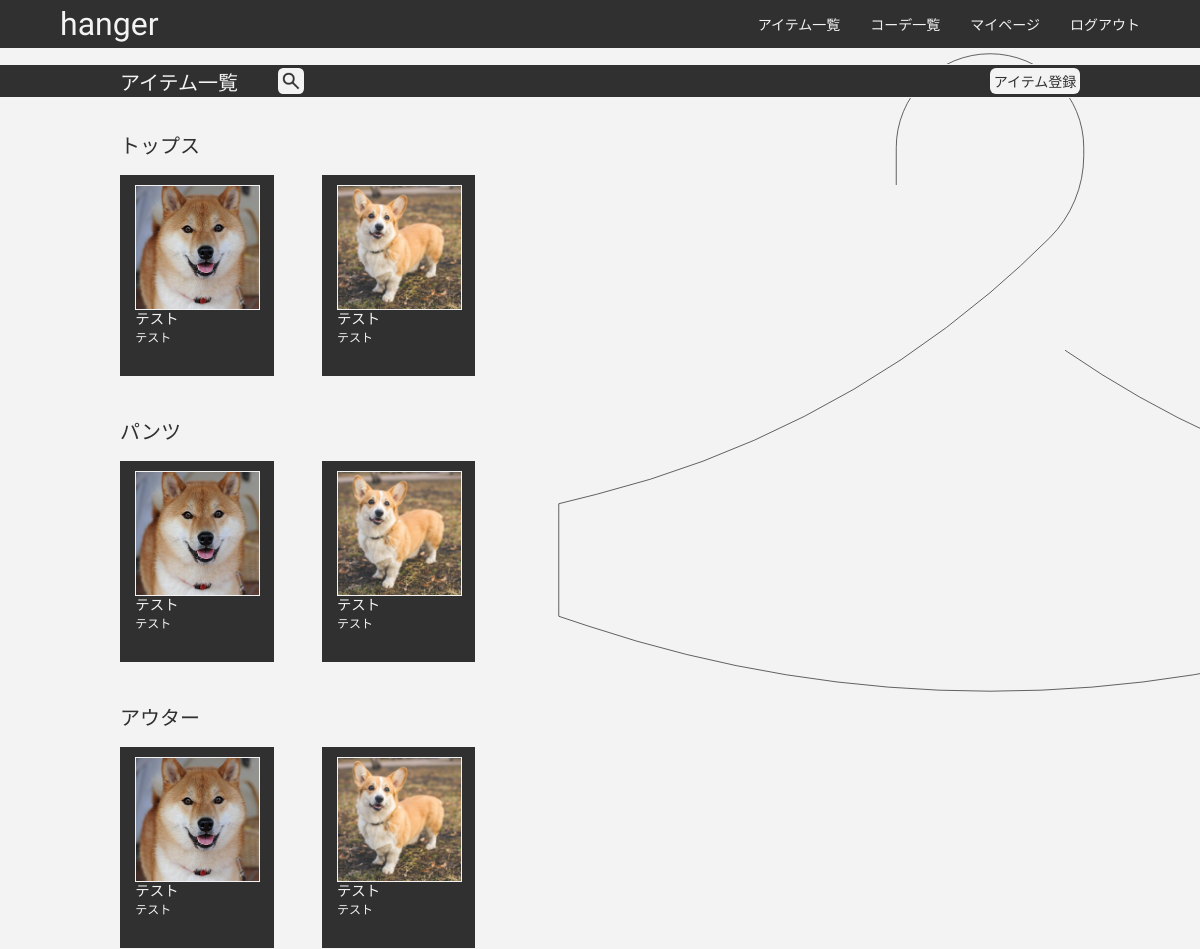
The app's page /item/ (signed in, upper part), older data.
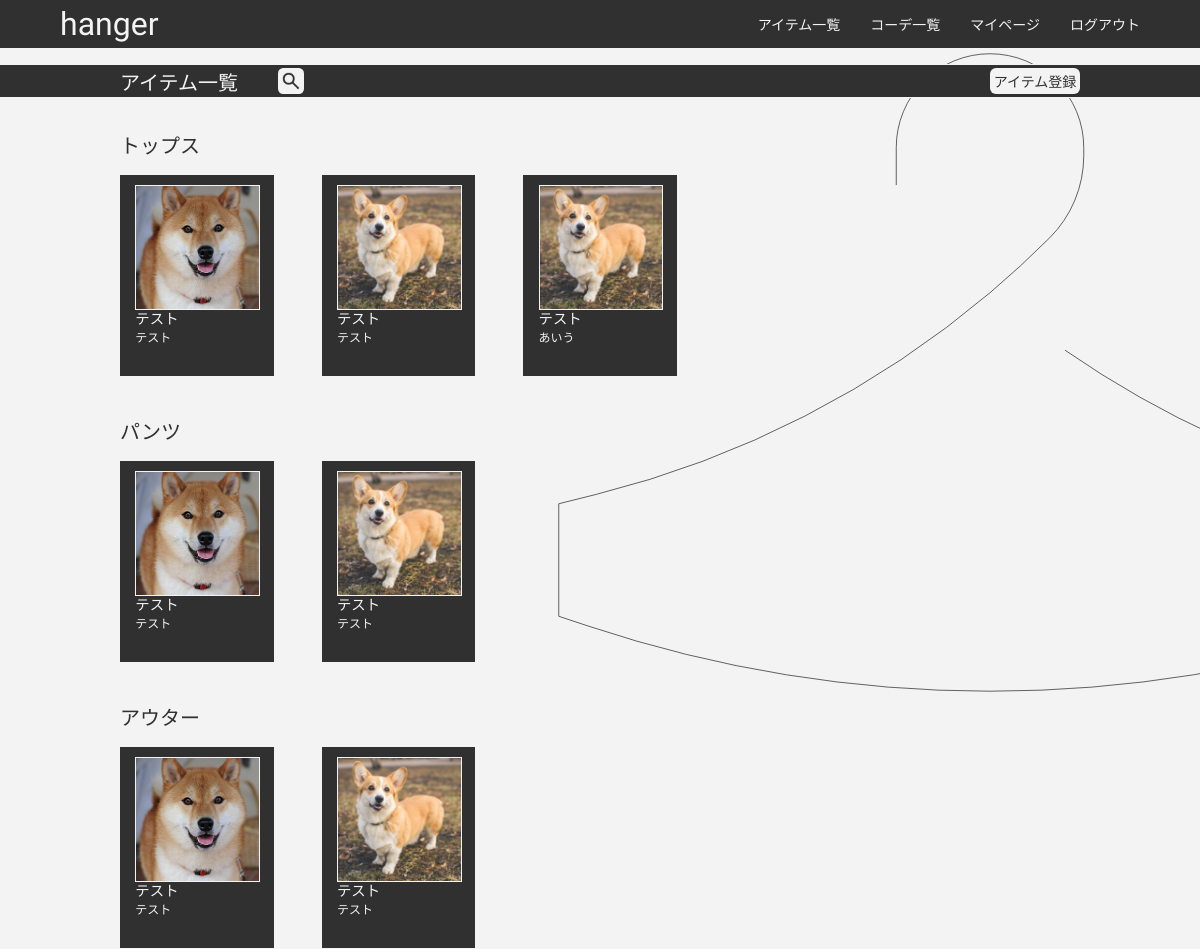
The same page, newer data.
### hanger/models.py (models this page shows, shortened)
class Item(models.Model):   #アイテム
    name = models.CharField(max_length=100)
    brand = models.CharField(max_length=100, null=True)
    thumbnail = models.ImageField(null=True, blank=True)
    category = models.CharField(
        max_length=100,
        choices = CATEGORY
    )
    user = models.ForeignKey('auth.user', on_delete=models.CASCADE)

### hanger/views.py (the view)
# urls.py: path('item/', views.ListItemView.as_view(), name='list-item'),
class ListItemView(LoginRequiredMixin, ListView):          #アイテム一覧
    template_name = 'hanger/item_list.html'
    model = Item
    def get_queryset(self):
            query = self.request.GET.get('query')
            if query:
                item_list = Item.objects.filter( Q(user=self.request.user),Q(name__icontains=query)|Q(brand__icontains=query))
            else:
                item_list = Item.objects.filter(user=self.request.user)
            return item_list

### hanger/templates/hanger/item_list.html (shortened to what the changed rows need)
{% extends 'header_and_back.html' %}
{% load static %}
{% block page-title %}
{% if request.GET.query %}
<div class="after-title-bar-items">
    <div class="search-and-return">
        <a class="return-search-box" onclick="history.back()">
            <img class="return-search-img" src="{% static 'hanger/img/icon-park-outline--return.png' %}">
        </a>
        <form method="get" class="search-form">
            <input name="query" value="{{ request.GET.query }}" type="text" class="color-dark">
            <button type="submit" id="search-result" class="return-search-box-after">
                <img class="return-search-img" src="{% static 'hanger/img/material-symbols--search.png' %}">
            </button>
        </form>
    </div>
    <div class="button-display">
        <a class="addition-button-desktop background-light" href="{% url 'create-item' %}">
            <p class="color-dark">アイテム登録</p>
        </a>
    </div>
</div>
{% else %}
<div id=search-hide class="list-title-bar-items">
    <div class="page-title-and-search">
        <h2 class="page-title">アイテム一覧</h2>
    </div>
</div>
{% endif %}
{% endblock %}
{% block content_child %}
<div class="list-content">
    <div class="list-category">
        <div class="list-items">
            {% for item in object_list %}
                {% if item.category == "トップス" %}
                    <a class="item-box background-dark" href="{% url 'detail-item' item.pk %}">
                        <div class="item-elements">
                            <img class="item-img img-border-light" src="{{ item.thumbnail.url }}">
                            <p class="item-name color-light">{{ item.name }}</p>
                            <p class="item-brand color-light">{{ item.brand }}</p>
                        </div>
                    </a>
                {% endif %}
            {% endfor %}
        </div>
    </div>
    <div class="list-category">
        <div class="list-items">
            {% for item in object_list %}
                {% if item.category == "パンツ" %}
                    <a class="item-box background-dark" href="{% url 'detail-item' item.pk %}?next={{ request.path }}">
                        <div class="item-elements">
                            <img class="item-img img-border-light" src="{{ item.thumbnail.url }}">
                            <p class="item-name color-light">{{ item.name }}</p>
                            <p class="item-brand color-light">{{ item.brand }}</p>
                        </div>
                    </a>
                {% endif %}
            {% endfor %}
        </div>
    </div>
    <div class="list-category">
        <div class="list-items">
            {% for item in object_list %}
                {% if item.category == "アウター" %}
                    <a class="item-box background-dark" href="{% url 'detail-item' item.pk %}?next={{ request.path }}">
                        <div class="item-elements">
                            <img class="item-img img-border-light" src="{{ item.thumbnail.url }}">
                            <p class="item-name color-light">{{ item.name }}</p>
                            <p class="item-brand color-light">{{ item.brand }}</p>
                        </div>
                    </a>
                {% endif %}
            {% endfor %}
        </div>
    </div>
</div>
{% endblock %}

Row changes from the older to the newer data that the page shows:
added Item: thumbnail (picture), name "テスト", brand "あいう", shown under "トップス"
